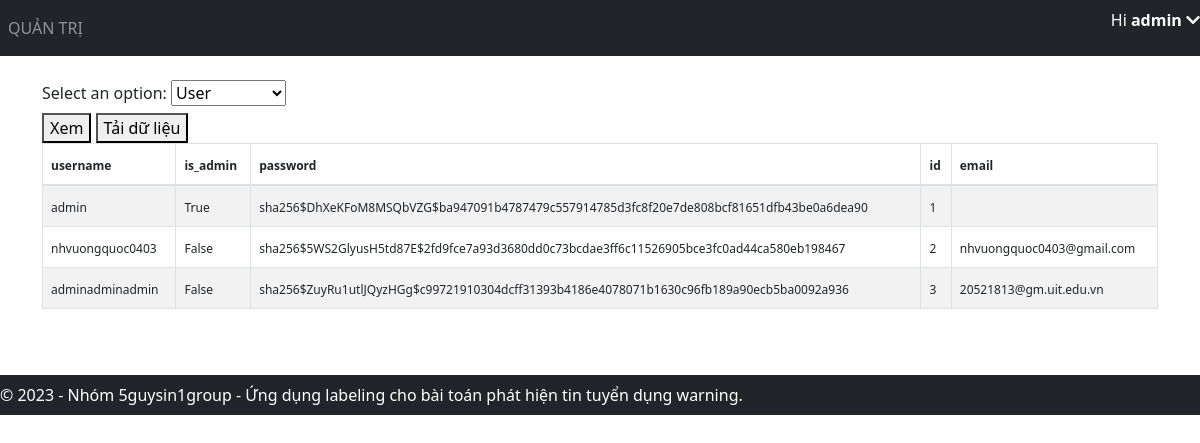
The app's page /view-data (signed in) with its own data.
### application/models.py (models this page shows)
class User(db.Model, UserMixin):
    id = db.Column(db.Integer, primary_key=True)
    email = db.Column(db.String(150), unique=True)
    username = db.Column(db.String(20), unique=True)
    password = db.Column(db.String(150))
    is_admin = db.Column(db.Boolean, default=False)
    annotations = db.relationship('Annotation')

### application/views.py (the view, shortened to what this page needs)
@views.route('/view-data', methods=['GET', 'POST'])
@login_required
def view_data():
    if not current_user.is_admin:
        return "Không có quyền truy cập vào trang quản trị admin.", 403
    data = User.query.all()
    data = [d.__dict__ for d in data]
    for d in data:
        d.pop('_sa_instance_state', None)
    return render_template(
        "view_data.html",
        user=current_user,
        data=data,
    )

### application/__init__.py (called while the page is built)
def create_app():
    app = Flask(__name__)
    app.config['SECRET_KEY'] = 'hjshjhdjah kjshkjdhjs' # random key
    app.config['SQLALCHEMY_DATABASE_URI'] = f'sqlite:///{DB_NAME}'
    db.init_app(app)
    from .views import views
    from .auth import auth
    app.register_blueprint(views, url_prefix='/')
    app.register_blueprint(auth, url_prefix='/')
    from .models import User
    with app.app_context():
        db.create_all()
        create_admin(db)
    login_manager = LoginManager()
    login_manager.login_view = 'auth.login'
    login_manager.init_app(app)
    @login_manager.user_loader
    def load_user(id):
        return User.query.get(int(id))
    return app

### application/templates/view_data.html (shortened to what this page needs)
{% extends "base.html" %}
{% block content %}
<link href="https://cdn.jsdelivr.net/npm/bootstrap@5.3.0/dist/css/bootstrap.min.css" rel="stylesheet">
<form method="POST">
    <label for="table-select">Select an option:</label>
    <select id="table-select" name="table-select">
        <option value="user" selected>User</option>
    </select>
    <br>
    <button type="submit" name="action" value="view">Xem</button>
    <button type="submit" name="action" value="download">Tải dữ liệu</button>
</form>
<div style="overflow-x: auto">
    <table id="data" class="table table-condensed table-bordered table-hover table-striped">
        <thead>
            <tr>
                {% if data %}
                    {% for key in data[0].keys() %}
                        <th><span style="font-size: 12px;" data-toggle="tooltip" data-placement="top" title="{{ key }}">{{ key }}</span></th>
                    {% endfor %}
                {% endif %}
            </tr>
        </thead>
        <tbody>
            {% if data %}
                {% for item in data %}
                    <tr>
                        {% for key in data[0].keys() %}
                            <td tabindex="1"><span style="font-size: 12px;" title="{{ item[key] }}" class="ellipsis">{{ item[key] }}</span></td>
                        {% endfor %}
                    </tr>
                {% endfor %}
            {% endif %}
        </tbody>
    </table>
</div>
{% endblock %}

### application/templates/base.html (shortened to what this page needs)
<!DOCTYPE html>
<html>
<head>
    <link rel="stylesheet" href="https://stackpath.bootstrapcdn.com/bootstrap/4.4.1/css/bootstrap.min.css" />
    <link rel="stylesheet" href="https://stackpath.bootstrapcdn.com/font-awesome/4.7.0/css/font-awesome.min.css" />
    <link rel="stylesheet" href="https://cdnjs.cloudflare.com/ajax/libs/font-awesome/5.15.4/css/all.min.css">
</head>
<body>
    <nav class="navbar navbar-expand-lg navbar-dark bg-dark">
        <div class="collapse navbar-collapse" id="navbar">
            <div class="navbar-nav">
                {% if user.is_admin %}
                <a class="nav-item nav-link" id="admin" href="/admin">QUẢN TRỊ</a>
                {% endif %}
            </div>
        </div>
        {% if user.is_authenticated %}
        <p id="greeting" class="text-white">Hi <strong>{{ user.username }}  </strong><i class="fas fa-chevron-down" id="arrow-down"></i></p>
        {% endif %}
    </nav>
    <br>
    <div class="container">{% block content %} {% endblock %}</div>
    <footer class="navbar navbar-dark bg-dark text-center py-2" style="margin-top: 50px;">
        &copy; 2023 - Nhóm 5guysin1group - Ứng dụng labeling cho bài toán phát hiện tin tuyển dụng warning.
    </footer>
</body>
</html>

### application/templates/base.html (style rules this page uses)
body { min-height: 3000px; }
footer { position: absolute; left: 0; bottom: 0; width: 100%; background-color: #343a40; color: #fff; padding: 10px; }

### application/templates/view_data.html (style rules this page uses)
.ellipsis { max-width: 100px; white-space: nowrap; overflow: hidden; text-overflow: ellipsis; }

### records on screen
User: username "admin", username "admin" "True" "sha256$DhXeKFoM8MSQbVZG$ba947091b4787479c557914785d3fc8f20e7de808bcf81651dfb43be0a6dea90" "1"
User: username "nhvuongquoc0403" "False" "sha256$5WS2GlyusH5td87E$2fd9fce7a93d3680dd0c73bcdae3ff6c11526905bce3fc0ad44ca580eb198467" "2" "nhvuongquoc0403@gmail.com"
User: username "adminadminadmin" "False" "sha256$ZuyRu1utlJQyzHGg$c99721910304dcff31393b4186e4078071b1630c96fb189a90ecb5ba0092a936" "3" "20521813@gm.uit.edu.vn"

### other values on screen
{{ key }} "username" "is_admin" "password" "id" "email"
